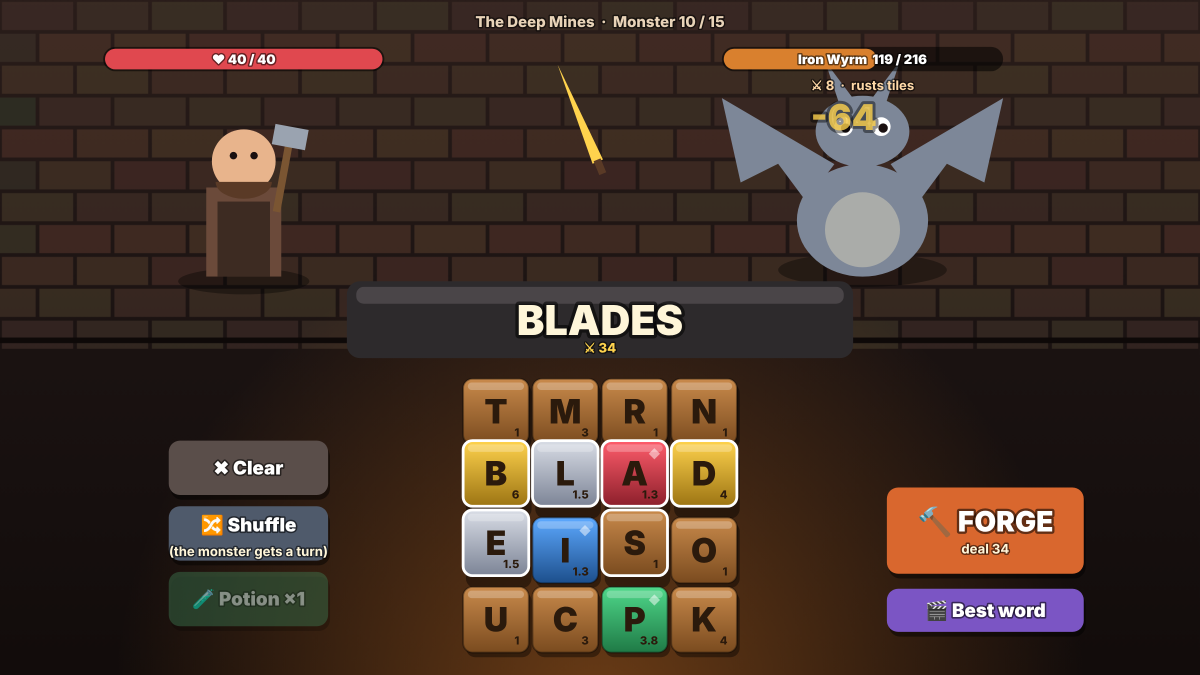
#> input picture games/word-forge/promo/scene.png, 2400 x 1350 px (shown at 1/2 size)
$ python make_thumbnails.py promo/scene.png
#> lines starting #> are read from the running program, lines starting #| are printed output that depends on the picture
"""Turn a captured game scene into store thumbnails with the title on top.

Usage:  python make_thumbnails.py promo/scene.png
Writes promo/thumb_<w>x<h>.png in the sizes Poki and CrazyGames ask for.
"""
import pathlib
import sys

from PIL import Image, ImageDraw, ImageFilter, ImageFont

ROOT = pathlib.Path(__file__).resolve().parent
OUT = ROOT / "promo"
SIZES = [(1920, 1080), (800, 470), (800, 1200), (628, 628), (512, 512)]
GOLD, OUTLINE = (255, 236, 210), (120, 50, 15)
LINES = ["WORD", "FORGE"]
BAND = (18, 12, 11)
PAD = 0.12


def font(px):
    for name in ("impact.ttf", "arialbd.ttf", "DejaVuSans-Bold.ttf"):
        try:
            return ImageFont.truetype(name, px)
        except OSError:
            pass
    return ImageFont.load_default()


def cover(img, w, h, focus=(0.5, 0.55)):
    """Scale and crop to w x h, keeping the focus point in frame."""
    s = max(w / img.width, h / img.height)
    im = img.resize((round(img.width * s), round(img.height * s)), Image.LANCZOS)
    fx, fy = im.width * focus[0], im.height * focus[1]
    x = min(max(0, fx - w / 2), im.width - w)
    y = min(max(0, fy - h / 2), im.height - h)
    return im.crop((round(x), round(y), round(x) + w, round(y) + h))


def title(im):
    w, h = im.size
    portrait, square = h > w * 1.1, abs(w - h) < 10
    lines = LINES
    size = int(min(w * (0.16 if portrait or square else 0.105), h * 0.2))
    # shrink until the longest line fits inside 90% of the width
    probe = ImageDraw.Draw(Image.new("L", (1, 1)))
    while size > 10:
        widest = max(probe.textbbox((0, 0), ln, font=font(int(size * (1.12 if i == 0 else 1))), stroke_width=max(3, size // 12))[2] for i, ln in enumerate(lines))
        if widest <= w * 0.9:
            break
        size = int(size * 0.94)
    f = font(size)
    # darken the top band so the title always reads
    band = Image.new("L", (w, h), 0)
    bd = ImageDraw.Draw(band)
    top_h = int(h * (0.42 if portrait else 0.5))
    for y in range(top_h):
        bd.line([(0, y), (w, y)], fill=int(170 * (1 - y / top_h) ** 1.6))
    im = Image.composite(Image.new("RGB", (w, h), BAND), im, band)
    layer = Image.new("RGBA", (w, h), (0, 0, 0, 0))
    d = ImageDraw.Draw(layer)
    y = int(h * (0.06 if portrait else 0.05))
    stroke = max(3, size // 12)
    boxes = []
    for i, line in enumerate(lines):
        fs = f if i else font(int(size * 1.12))
        bw = d.textbbox((0, 0), line, font=fs, stroke_width=stroke)
        tw, th = bw[2] - bw[0], bw[3] - bw[1]
        boxes.append((line, fs, (w - tw) // 2 - bw[0], y - bw[1]))
        y += th + int(size * 0.06)
    shadow = Image.new("RGBA", (w, h), (0, 0, 0, 0))
    sd = ImageDraw.Draw(shadow)
    for line, fs, x, yy in boxes:
        sd.text((x + stroke, yy + stroke * 2), line, font=fs, fill=(0, 0, 0, 200), stroke_width=stroke, stroke_fill=(0, 0, 0, 200))
    shadow = shadow.filter(ImageFilter.GaussianBlur(stroke))
    for line, fs, x, yy in boxes:
        d.text((x, yy), line, font=fs, fill=GOLD, stroke_width=stroke, stroke_fill=OUTLINE)
    im = im.convert("RGBA")
    im.alpha_composite(shadow)
    im.alpha_composite(layer)
    return im.convert("RGB")


def main(src):
#> called with src = 'promo/scene.png'
    scene = Image.open(src).convert("RGB")
    # add headroom above the scene so the title never covers the action
    pad = int(scene.height * PAD)
#> pad = 162
    tall = Image.new("RGB", (scene.width, scene.height + pad), scene.getpixel((4, 4)))
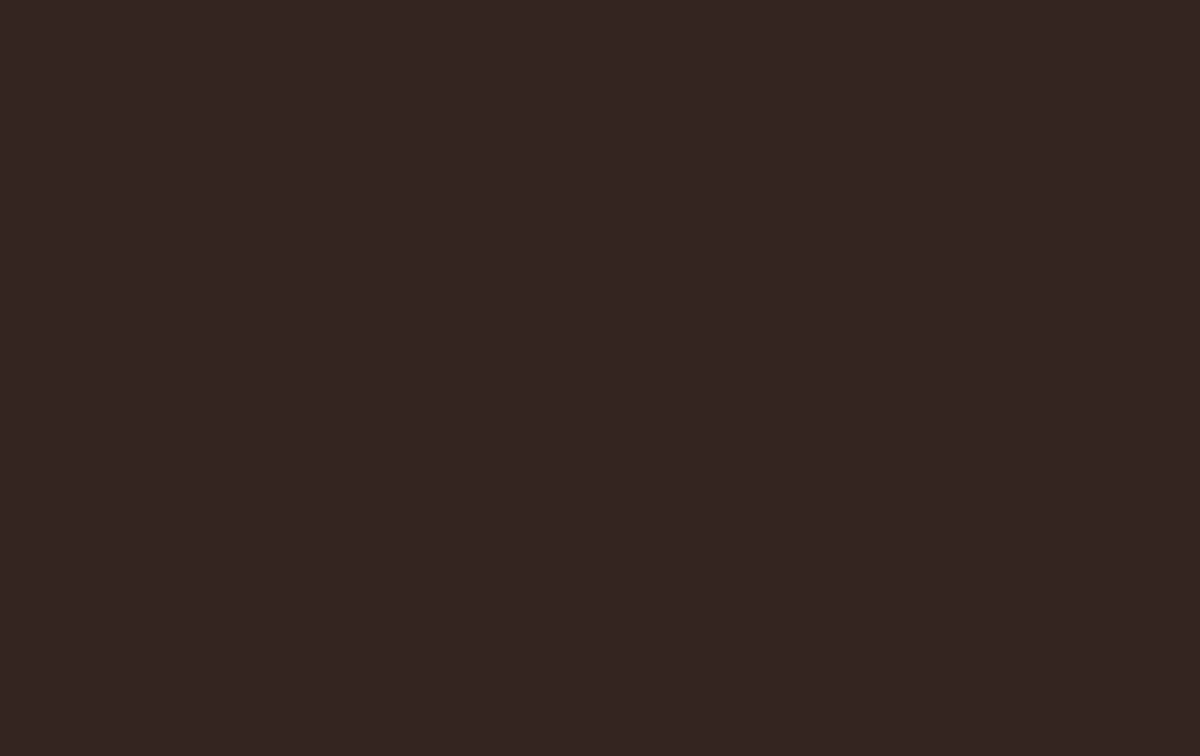
#> tall: PIL image 2400x1512 RGB (shown at 1/2 size); mean R, G, B 52, 37, 32
    tall.paste(scene, (0, pad))
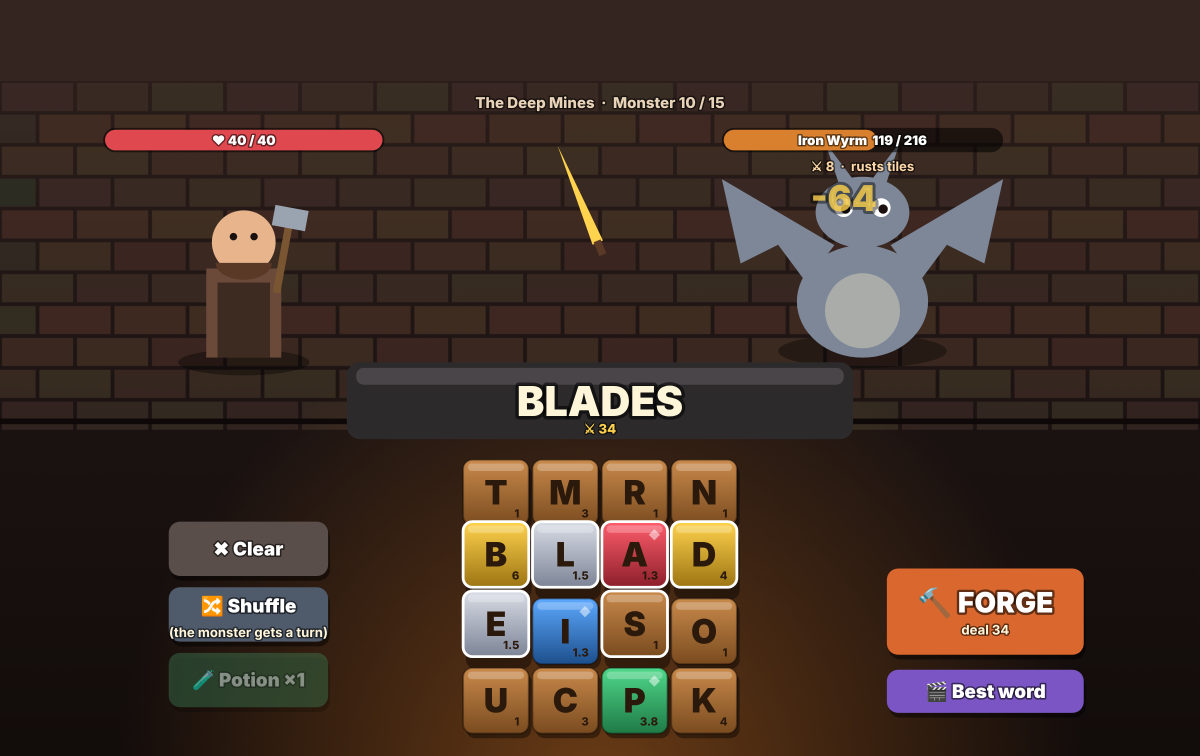
#> tall: PIL image 2400x1512 RGB (shown at 1/2 size); mean R, G, B 66.4, 49.3, 40.6
    scene = tall
    OUT.mkdir(exist_ok=True)
    for w, h in SIZES:
        p = OUT / f"thumb_{w}x{h}.png"
        title(cover(scene, w, h)).save(p, optimize=True)
        print(p.relative_to(ROOT), f"{p.stat().st_size // 1024} KB")
#> this loop made 1 pass
#> (portrait in title, square in title, top_h in title, stroke in title) on pass 1: (False, False, 540, 16)
#> pass 1, in title, `im = Image.composite(Image.new("RGB", (w, h), BAND), im, band)`:
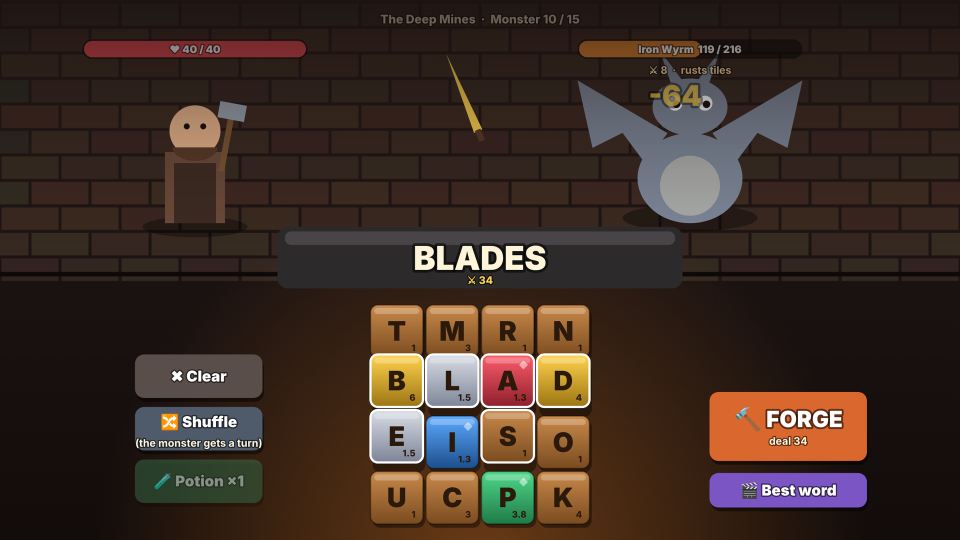
#> im: PIL image 1920x1080 RGB (shown at 1/2 size); mean R, G, B 61.7, 45.9, 37.7


if __name__ == "__main__":
#> (the run stopped early here; a loop or call above may not have finished)
